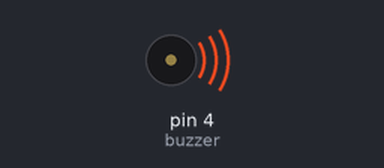
The sketch below on a simulated Arduino Uno, built with avr-gcc and run on an emulated ATmega328P. On the bench: buzzer (waves = sounding).

Above: at 0.1 s.
Timing chart, 0 to 40.0 s (numbered marks = the images above):
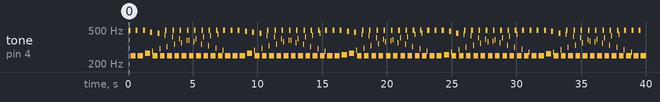

The sketch:

passive_buzzer.ino
```cpp
int buzzer = 4 ;// Einstellung steuert den digitalen IO-Fußsummer
void setup ()
{
  pinMode (buzzer, OUTPUT) ;// Setze den digitalen IO-Pin-Modus, OUTPUT

}
void loop ()
{
  unsigned char i, j ;// Definieren von Variablen
  while (1)
  {
    for (i = 0; i <80; i++) // Wen a frequency sound
    {
      digitalWrite (buzzer, HIGH) ;// Sende geräusch
      delay (1) ;// warte 1ms
      digitalWrite (buzzer, LOW) ;// sende kein geräusch
      delay (1) ;// warte 1ms
    }
    for (i = 0; i <100; i++) // Wen Qie out another frequency sound
    {
      digitalWrite (buzzer, HIGH) ;// Sende geräusch
      delay (2) ;// delay 2ms
      digitalWrite (buzzer, LOW) ;// sende kein geräusch
      delay (2) ;// delay 2ms
    }
  }
}
```

Measured:
- by itself, tone on pin 4 (buzzer): plays 496 Hz for 0.16 s, 249 Hz for 0.40 s, 496 Hz for 0.16 s, 249 Hz for 0.40 s, 496 Hz for 0.16 s, 268 Hz for 0.40 s … (240 notes in this stretch)
